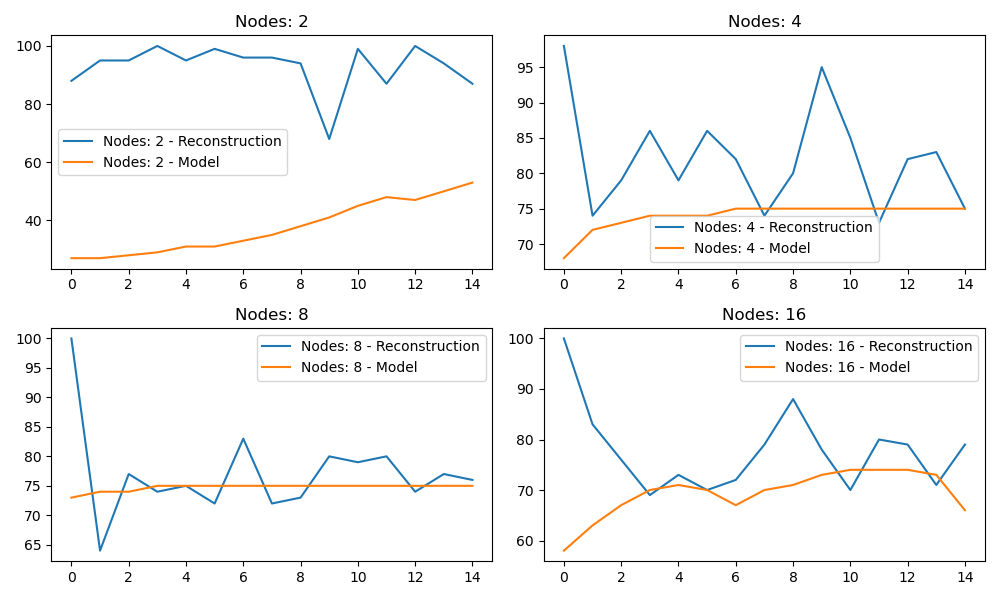

Python code for this plot:
import matplotlib.pyplot as plt

# No of nodes: 2
nodes_2_reconstruction_accuracy = [88.0, 95.0, 95.0, 100.0, 95.0, 99.0, 96.0, 96.0, 94.0, 68.0, 99.0, 87.0, 100.0, 94.0, 87.0]
nodes_2_model_accuracy = [27.0, 27.0, 28.0, 29.0, 31.0, 31.0, 33.0, 35.0, 38.0, 41.0, 45.0, 48.0, 47.0, 50.0, 53.0]

# No of nodes: 4
nodes_4_reconstruction_accuracy = [98.0, 74.0, 79.0, 86.0, 79.0, 86.0, 82.0, 74.0, 80.0, 95.0, 85.0, 73.0, 82.0, 83.0, 75.0]
nodes_4_model_accuracy = [68.0, 72.0, 73.0, 74.0, 74.0, 74.0, 75.0, 75.0, 75.0, 75.0, 75.0, 75.0, 75.0, 75.0, 75.0]

# No of nodes: 8
nodes_8_reconstruction_accuracy = [100.0, 64.0, 77.0, 74.0, 75.0, 72.0, 83.0, 72.0, 73.0, 80.0, 79.0, 80.0, 74.0, 77.0, 76.0]
nodes_8_model_accuracy = [73.0, 74.0, 74.0, 75.0, 75.0, 75.0, 75.0, 75.0, 75.0, 75.0, 75.0, 75.0, 75.0, 75.0, 75.0]

# No of nodes: 16
nodes_16_reconstruction_accuracy = [100.0, 83.0, 76.0, 69.0, 73.0, 70.0, 72.0, 79.0, 88.0, 78.0, 70.0, 80.0, 79.0, 71.0, 79.0]
nodes_16_model_accuracy = [58.0, 63.0, 67.0, 70.0, 71.0, 70.0, 67.0, 70.0, 71.0, 73.0, 74.0, 74.0, 74.0, 73.0, 66.0]

# Create subplots
fig, axs = plt.subplots(2, 2, figsize=(10, 6))

# Subplot 1
axs[0, 0].plot(nodes_2_reconstruction_accuracy, label='Nodes: 2 - Reconstruction')
axs[0, 0].plot(nodes_2_model_accuracy, label='Nodes: 2 - Model')
axs[0, 0].set_title('Nodes: 2')
axs[0, 0].legend()

# Subplot 2
axs[0, 1].plot(nodes_4_reconstruction_accuracy, label='Nodes: 4 - Reconstruction')
axs[0, 1].plot(nodes_4_model_accuracy, label='Nodes: 4 - Model')
axs[0, 1].set_title('Nodes: 4')
axs[0, 1].legend()

# Subplot 3
axs[1, 0].plot(nodes_8_reconstruction_accuracy, label='Nodes: 8 - Reconstruction')
axs[1, 0].plot(nodes_8_model_accuracy, label='Nodes: 8 - Model')
axs[1, 0].set_title('Nodes: 8')
axs[1, 0].legend()

# Subplot 4
axs[1, 1].plot(nodes_16_reconstruction_accuracy, label='Nodes: 16 - Reconstruction')
axs[1, 1].plot(nodes_16_model_accuracy, label='Nodes: 16 - Model')
axs[1, 1].set_title('Nodes: 16')
axs[1, 1].legend()

# Adjust layout
plt.tight_layout()
plt.show()
